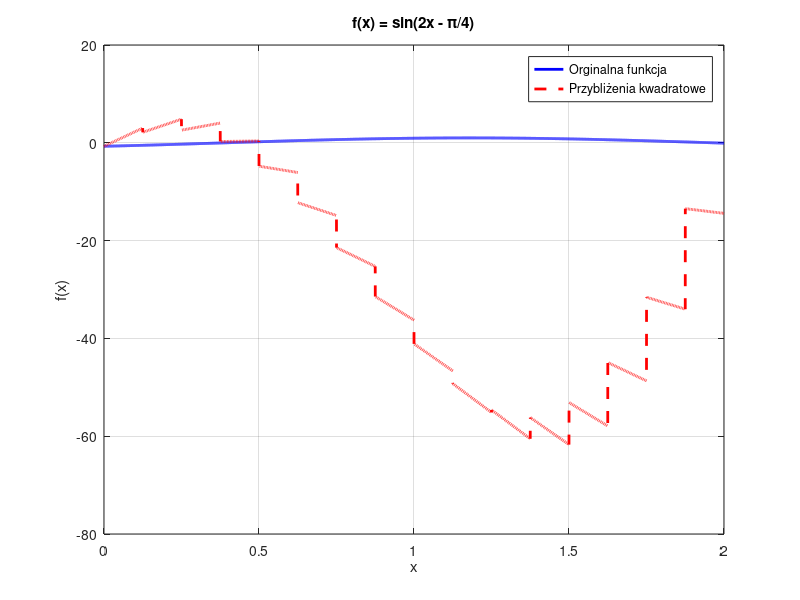

Write the MATLAB code that produced this figure.
clc; clear;

%{
 f(x) = sin(2x -pi/4) dla x = [0,2] używając quadratic interpolator
 zadanie do intela
 str. 8
 oprócz kwantyzacji, zaokrąglenie wyjścia mnożnika wprowadza błąd
%}

f = @(x) sin(2*x - pi/4);   % @- dla jednego argumentu x
x_start = 0;
x_end = 2;
m = 4; %liczba bitów, N=2^m
N = 2^m;    
dx = (x_end - x_start) / N; %szerokość przedziału 
q8 = 8;     %dokładność do 8 miejsca bitowego, 2^-8
q10 = 10;   %lepsza dokładność, 2^-10
q12 = 12;   %eksperyment
n = 8;

coeffs = zeros(N, 3); % a0,a1,a2, obliczanie wsooółczynnika

for k = 0:N-1
    poczatek_przedzialu = x_start + k * dx;
    
    c0 = f(poczatek_przedzialu + (sqrt(3)/2 + 1) * 2^(-m - 1));  %chebyschev
    c1 = f(poczatek_przedzialu + 2^(-m - 1));
    c2 = f(poczatek_przedzialu + (1 - sqrt(3)/2) * 2^(-m - 1)); %to samo co y0
    
    %quadric interpolator coefficients
    a0 = (1/3) * (c0 * (2 - sqrt(3)) - c1 + c2 * (sqrt(3) + 2));
    a1 = (1/6) * (c0 * (sqrt(3) - 4) * 2^(m+2) + c1 * 2^(m+4) - c2 * (sqrt(3) + 4) * 2^(m+2));
    a2 = (1/3) * (c0 - 2 * c1 + c2) * 2^(2*m + 3);  
    
    coeffs(k+1, :) = [a0, a1, a2];    %macierz współczynników
end

%spr błąd aprox
wektor = linspace(x_start, x_end, 10000);   %jak dam wiecej punktów to nic się nie zmienia
funkcja = f(wektor);
f_aprox = zeros(size(wektor));    %przygotowanie wektora do uzupełnienia wynikami, pusty bo ma być tej samej długości

for i = 1:length(wektor)
    x = wektor(i);
    k = min(floor((x - x_start)/dx) + 1, N);
    a = coeffs(k, :);
    f_aprox(i) = a(1) + a(2)*x + a(3)*x^2;
end

figure;
plot(wektor, funkcja, 'b', 'LineWidth' ,2); hold on;
plot(wektor, f_aprox, 'r--', "Linewidth", 2);
legend('Orginalna funkcja', 'Przybliżenia kwadratowe');
xlabel('x'); ylabel('f(x)');
title('f(x) = sin(2x - \pi/4)');
grid on;

%{
 Ee0= błąd kwantyzacji a0;
 Ee1= błąd kwantyzacji a1*x
 |Ee0| <= 2^(-n_f0-1)
 |Ee1| <= 2^(-n_f1-1)*2^-m
 n0= n_f0+1 = q+3
 n1= n_f1+1  =q-m+3
%}

n0 = q8 + 3;
n1 = q8 - m +3;
km1 = n - m - 1;